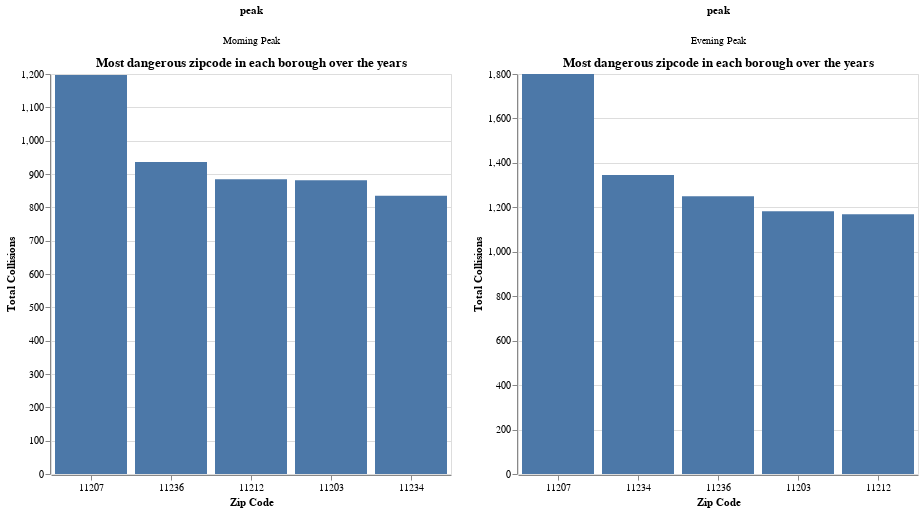

Write notebook code for a chart like this one.
### Code cell
source = data_df.groupby(['borough', 'zip_code', 'peak']).size().reset_index(name='counts')
source=source.loc[source["borough"]=="BROOKLYN"]
source=source.loc[source["peak"]=="Morning Peak"]
source
source = source.sort_values('counts', ascending=False).groupby([ 'peak']).head()
base = alt.Chart(source).mark_bar().encode(
    x=alt.X('zip_code:O', title='Zip Code',axis=alt.Axis(labelAngle=-0),sort="-y"),
    y=alt.Y('counts:Q', title="Total Collisions"),
    # color='peak:N',
).properties(
    height=400,
    width=400,
    title='Most dangerous zipcode in each borough over the years'
).facet(
    column="peak"
)

source = data_df.groupby(['borough', 'zip_code', 'peak']).size().reset_index(name='counts')
source=source.loc[source["borough"]=="BROOKLYN"]
source=source.loc[source["peak"]=="Evening Peak"]
source
source = source.sort_values('counts', ascending=False).groupby([ 'peak']).head()
base1 = alt.Chart(source).mark_bar().encode(
    x=alt.X('zip_code:O', title='Zip Code',axis=alt.Axis(labelAngle=-0),sort="-y"),
    y=alt.Y('counts:Q', title="Total Collisions"),
    # color='peak:N',
).properties(
    height=400,
    width=400,
    title='Most dangerous zipcode in each borough over the years'
).facet(
    column="peak"
)
base | base1

### Figure 1 — Vega-Lite specification as saved in the notebook (floating-point values rounded to 4 significant figures)
{"config": {"view": {"continuousWidth": 400, "continuousHeight": 300}}, "hconcat": [{"data": {"name": "data-24df120480a3052e957dcc04838675ee"}, "facet": {"column": {"field": "peak", "type": "nominal"}}, "spec": {"mark": "bar", "encoding": {"x": {"axis": {"labelAngle": 0}, "field": "zip_code", "sort": "-y", "title": "Zip Code", "type": "ordinal"}, "y": {"field": "counts", "title": "Total Collisions", "type": "quantitative"}}, "height": 400, "title": "Most dangerous zipcode in each borough over the years", "width": 400}}, {"data": {"name": "data-a52e1e15123ee27e66430544ab80c94f"}, "facet": {"column": {"field": "peak", "type": "nominal"}}, "spec": {"mark": "bar", "encoding": {"x": {"axis": {"labelAngle": 0}, "field": "zip_code", "sort": "-y", "title": "Zip Code", "type": "ordinal"}, "y": {"field": "counts", "title": "Total Collisions", "type": "quantitative"}}, "height": 400, "title": "Most dangerous zipcode in each borough over the years", "width": 400}}], "$schema": "https://vega.github.io/schema/vega-lite/v4.17.0.json", "datasets": {"data-24df120480a3052e957dcc04838675ee": [{"borough": "BROOKLYN", "zip_code": "11207", "peak": "Morning Peak", "counts": 1197}, {"borough": "BROOKLYN", "zip_code": "11236", "peak": "Morning Peak", "counts": 936}, {"borough": "BROOKLYN", "zip_code": "11212", "peak": "Morning Peak", "counts": 884}, {"borough": "BROOKLYN", "zip_code": "11203", "peak": "Morning Peak", "counts": 881}, {"borough": "BROOKLYN", "zip_code": "11234", "peak": "Morning Peak", "counts": 835}], "data-a52e1e15123ee27e66430544ab80c94f": [{"borough": "BROOKLYN", "zip_code": "11207", "peak": "Evening Peak", "counts": 1800}, {"borough": "BROOKLYN", "zip_code": "11234", "peak": "Evening Peak", "counts": 1345}, {"borough": "BROOKLYN", "zip_code": "11236", "peak": "Evening Peak", "counts": 1250}, {"borough": "BROOKLYN", "zip_code": "11203", "peak": "Evening Peak", "counts": 1182}, {"borough": "BROOKLYN", "zip_code": "11212", "peak": "Evening Peak", "counts": 1169}]}}
